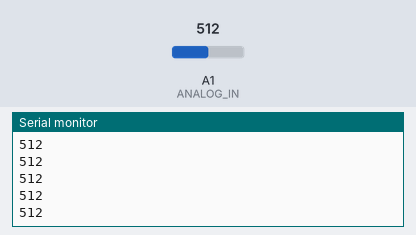
This sketch was run on a simulated Arduino Uno, built with avr-gcc and run on an emulated ATmega328P. On the bench: the last lines printed to the serial monitor. Inputs (shaded band) come from the test bench; at power-on: A1 (ANALOG_IN) = 512.

Above: at 1.2 s.
1.3 s: A1 (ANALOG_IN) set to 716
At 2.2 s:
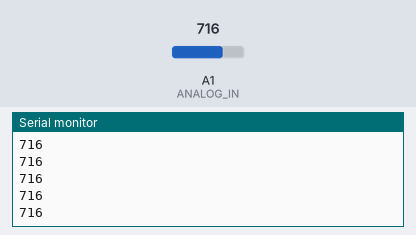
2.8 s: A1 (ANALOG_IN) set to 900
At 3.6 s:
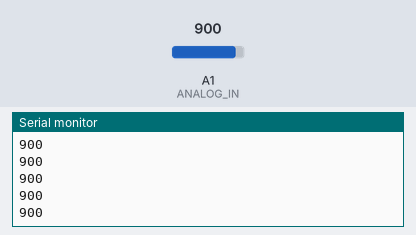
Timing chart, 0 to 5.8 s (numbered marks = the images above; inputs shaded):
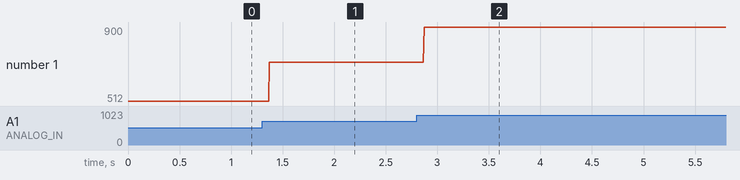

Measured:
- after the input at 1.3 s, the serial monitor: prints a new line after 0.07 s (image 1)
- after the input at 2.8 s, the serial monitor: prints a new line after 0.07 s (image 2)
- plotted number 1: 512 → 716 after the input at 1.3 s, 716 → 900 after the input at 2.8 s

The sketch:

sketch_nov13a.ino
```cpp
#define ANALOG_IN A1

void setup() {

  Serial.begin(9600);
}

void loop() {
  int val = analogRead(ANALOG_IN);
  //Serial.write(0xff);
  //Serial.write( (val >> 8) & 0xff );
  Serial.println(val);
  //Serial.write(val);
}
```
